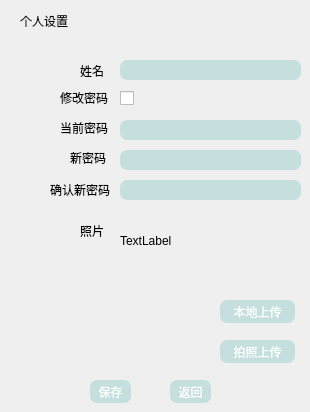
             <widget class="QWidget" name="page_8">
              <widget class="QLabel" name="label_14">
               <property name="geometry">
                <rect>
                 <x>20</x>
                 <y>10</y>
                 <width>71</width>
                 <height>21</height>
                </rect>
               </property>
               <property name="text">
                <string>个人设置</string>
               </property>
              </widget>
              <widget class="QLineEdit" name="lineEdit_4">
               <property name="geometry">
                <rect>
                 <x>120</x>
                 <y>60</y>
                 <width>181</width>
                 <height>20</height>
                </rect>
               </property>
               <property name="styleSheet">
                <string notr="true">border: 1px solid #4288CE;
background: rgba(154, 207, 206,0.5);
color: rgb(255, 255, 255);
border:none;
border-radius:7px;
cursor:pointer;
border-image:none;</string>
               </property>
              </widget>
              <widget class="QLineEdit" name="lineEdit_5">
               <property name="geometry">
                <rect>
                 <x>120</x>
                 <y>120</y>
                 <width>181</width>
                 <height>20</height>
                </rect>
               </property>
               <property name="styleSheet">
                <string notr="true">border: 1px solid #4288CE;
background: rgba(154, 207, 206,0.5);
color: rgb(255, 255, 255);
border:none;
border-radius:7px;
cursor:pointer;
border-image:none;</string>
               </property>
              </widget>
              <widget class="QLineEdit" name="lineEdit_6">
               <property name="geometry">
                <rect>
                 <x>120</x>
                 <y>150</y>
                 <width>181</width>
                 <height>20</height>
                </rect>
               </property>
               <property name="styleSheet">
                <string notr="true">border: 1px solid #4288CE;
background: rgba(154, 207, 206,0.5);
color: rgb(255, 255, 255);
border:none;
border-radius:7px;
cursor:pointer;
border-image:none;</string>
               </property>
              </widget>
              <widget class="QLineEdit" name="lineEdit_7">
               <property name="geometry">
                <rect>
                 <x>120</x>
                 <y>180</y>
                 <width>181</width>
                 <height>20</height>
                </rect>
               </property>
               <property name="styleSheet">
                <string notr="true">border: 1px solid #4288CE;
background: rgba(154, 207, 206,0.5);
color: rgb(255, 255, 255);
border:none;
border-radius:7px;
cursor:pointer;
border-image:none;</string>
               </property>
              </widget>
              <widget class="QCheckBox" name="checkBox_8">
               <property name="geometry">
                <rect>
                 <x>120</x>
                 <y>90</y>
                 <width>71</width>
                 <height>16</height>
                </rect>
               </property>
               <property name="text">
                <string/>
               </property>
              </widget>
              <widget class="QLabel" name="label_15">
               <property name="geometry">
                <rect>
                 <x>80</x>
                 <y>60</y>
                 <width>31</width>
                 <height>21</height>
                </rect>
               </property>
               <property name="text">
                <string>姓名</string>
               </property>
              </widget>
              <widget class="QLabel" name="label_16">
               <property name="geometry">
                <rect>
                 <x>60</x>
                 <y>90</y>
                 <width>51</width>
                 <height>16</height>
                </rect>
               </property>
               <property name="text">
                <string>修改密码</string>
               </property>
              </widget>
              <widget class="QLabel" name="label_17">
               <property name="geometry">
                <rect>
                 <x>60</x>
                 <y>120</y>
                 <width>51</width>
                 <height>16</height>
                </rect>
               </property>
               <property name="text">
                <string>当前密码</string>
               </property>
              </widget>
              <widget class="QLabel" name="label_18">
               <property name="geometry">
                <rect>
                 <x>70</x>
                 <y>150</y>
                 <width>41</width>
                 <height>16</height>
                </rect>
               </property>
               <property name="text">
                <string>新密码</string>
               </property>
              </widget>
              <widget class="QLabel" name="label_19">
               <property name="geometry">
                <rect>
                 <x>50</x>
                 <y>180</y>
                 <width>61</width>
                 <height>20</height>
                </rect>
               </property>
               <property name="text">
                <string>确认新密码</string>
               </property>
              </widget>
              <widget class="QLabel" name="label_20">
               <property name="geometry">
                <rect>
                 <x>80</x>
                 <y>220</y>
                 <width>31</width>
                 <height>21</height>
                </rect>
               </property>
               <property name="text">
                <string>照片</string>
               </property>
              </widget>
              <widget class="QLabel" name="label_21">
               <property name="geometry">
                <rect>
                 <x>120</x>
                 <y>220</y>
                 <width>54</width>
                 <height>41</height>
                </rect>
               </property>
               <property name="text">
                <string>TextLabel</string>
               </property>
              </widget>
              <widget class="QPushButton" name="pushButton_26">
               <property name="geometry">
                <rect>
                 <x>220</x>
                 <y>300</y>
                 <width>75</width>
                 <height>23</height>
                </rect>
               </property>
               <property name="styleSheet">
                <string notr="true">border: 1px solid #4288CE;
background: rgba(154, 207, 206,0.5);
color: rgb(255, 255, 255);
border:none;
border-radius:7px;
cursor:pointer;
border-image:none;</string>
               </property>
               <property name="text">
                <string>本地上传</string>
               </property>
              </widget>
              <widget class="QPushButton" name="pushButton_27">
               <property name="geometry">
                <rect>
                 <x>220</x>
                 <y>340</y>
                 <width>75</width>
                 <height>23</height>
                </rect>
               </property>
               <property name="styleSheet">
                <string notr="true">border: 1px solid #4288CE;
background: rgba(154, 207, 206,0.5);
color: rgb(255, 255, 255);
border:none;
border-radius:7px;
cursor:pointer;
border-image:none;</string>
               </property>
               <property name="text">
                <string>拍照上传</string>
               </property>
              </widget>
              <widget class="QPushButton" name="pushButton_28">
               <property name="geometry">
                <rect>
                 <x>90</x>
                 <y>380</y>
                 <width>41</width>
                 <height>23</height>
                </rect>
               </property>
               <property name="styleSheet">
                <string notr="true">border: 1px solid #4288CE;
background: rgba(154, 207, 206,0.5);
color: rgb(255, 255, 255);
border:none;
border-radius:7px;
cursor:pointer;
border-image:none;</string>
               </property>
               <property name="text">
                <string>保存</string>
               </property>
              </widget>
              <widget class="QPushButton" name="pushButton_29">
               <property name="geometry">
                <rect>
                 <x>170</x>
                 <y>380</y>
                 <width>41</width>
                 <height>23</height>
                </rect>
               </property>
               <property name="styleSheet">
                <string notr="true">border: 1px solid #4288CE;
background: rgba(154, 207, 206,0.5);
color: rgb(255, 255, 255);
border:none;
border-radius:7px;
cursor:pointer;
border-image:none;</string>
               </property>
               <property name="text">
                <string>返回</string>
               </property>
              </widget>
             </widget>
